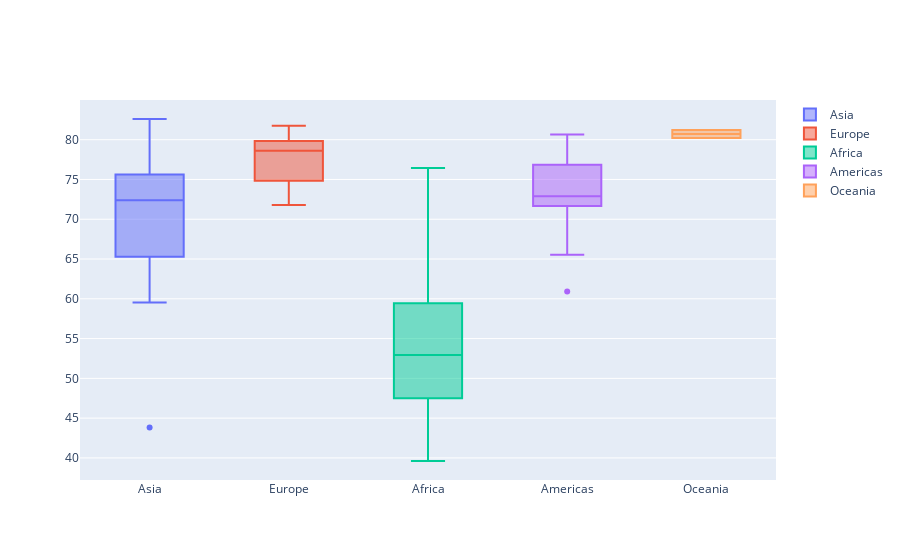

This figure's notebook cell:
### Markdown cell above
## 3. Boxplot lifeExp per continent in 2007

### Code cell
# life expectancy distribution per continent in 2007

# array of unique continents
continents = data['continent'].unique()

# create figure
fig = go.Figure()

# for each continent
for continent in continents:
    # regroup by continent and show lifeExp in 2007
    y = data[(data['continent'] == continent) & (data['year'] == 2007)]['lifeExp']
    # trace boxplot
    fig.add_trace(go.Box(y=y, name=continent))

# show figure
fig.show()

### Figure 1 — Plotly figure (JSON) as saved in the notebook; plotly's stock layout.template omitted (floating-point values rounded to 4 significant figures)
{"data": [{"name": "Asia", "type": "box", "y": [43.83, 75.64, 64.06, 59.72, 72.96, 82.21, 64.7, 70.65, 70.96, 59.55, 80.75, 82.6, 72.53, 67.3, 78.62, 77.59, 71.99, 74.24, 66.8, 62.07, 63.78, 75.64, 65.48, 71.69, 72.78, 79.97, 72.4, 74.14, 78.4, 70.62, 74.25, 73.42, 62.7]}, {"name": "Europe", "type": "box", "y": [76.42, 79.83, 79.44, 74.85, 73.0, 75.75, 76.49, 78.33, 79.31, 80.66, 79.41, 79.48, 73.34, 81.76, 78.89, 80.55, 74.54, 79.76, 80.2, 75.56, 78.1, 72.48, 74.0, 74.66, 77.93, 80.94, 80.88, 81.7, 71.78, 79.42]}, {"name": "Africa", "type": "box", "y": [72.3, 42.73, 56.73, 50.73, 52.3, 49.58, 50.43, 44.74, 50.65, 65.15, 46.46, 55.32, 48.33, 54.79, 71.34, 51.58, 58.04, 52.95, 56.73, 59.45, 60.02, 56.01, 46.39, 54.11, 42.59, 45.68, 73.95, 59.44, 48.3, 54.47, 64.16, 72.8, 71.16, 42.08, 52.91, 56.87, 46.86, 76.44, 46.24, 65.53, 63.06, 42.57, 48.16, 49.34, 58.56, 39.61, 52.52, 58.42, 73.92, 51.54, 42.38, 43.49]}, {"name": "Americas", "type": "box", "y": [75.32, 65.55, 72.39, 80.65, 78.55, 72.89, 78.78, 78.27, 72.23, 74.99, 71.88, 70.26, 60.92, 70.2, 72.57, 76.19, 72.9, 75.54, 71.75, 71.42, 78.75, 69.82, 78.24, 76.38, 73.75]}, {"name": "Oceania", "type": "box", "y": [81.23, 80.2]}], "layout": {"autosize": true, "xaxis": {"autorange": true, "range": [-0.5, 4.5], "type": "category"}, "yaxis": {"autorange": true, "range": [37.22, 84.99], "type": "linear"}}}
